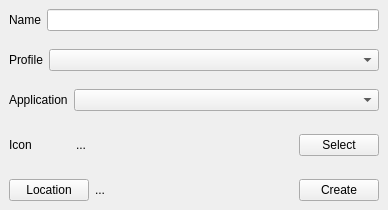
<?xml version="1.0" encoding="UTF-8"?>
<ui version="4.0">
 <class>Form</class>
 <widget class="QWidget" name="Form">
  <property name="geometry">
   <rect>
    <x>0</x>
    <y>0</y>
    <width>388</width>
    <height>205</height>
   </rect>
  </property>
  <property name="windowTitle">
   <string>Form</string>
  </property>
  <layout class="QVBoxLayout" name="verticalLayout">
   <property name="spacing">
    <number>0</number>
   </property>
   <property name="leftMargin">
    <number>0</number>
   </property>
   <property name="topMargin">
    <number>0</number>
   </property>
   <property name="rightMargin">
    <number>0</number>
   </property>
   <property name="bottomMargin">
    <number>0</number>
   </property>
   <item>
    <widget class="QWidget" name="widget_3" native="true">
     <layout class="QHBoxLayout" name="horizontalLayout">
      <item>
       <widget class="QLabel" name="label">
        <property name="text">
         <string>Name</string>
        </property>
       </widget>
      </item>
      <item>
       <widget class="QLineEdit" name="txtName"/>
      </item>
     </layout>
    </widget>
   </item>
   <item>
    <widget class="QWidget" name="widget" native="true">
     <layout class="QHBoxLayout" name="horizontalLayout_2">
      <item>
       <widget class="QLabel" name="label_2">
        <property name="sizePolicy">
         <sizepolicy hsizetype="Maximum" vsizetype="Preferred">
          <horstretch>0</horstretch>
          <verstretch>0</verstretch>
         </sizepolicy>
        </property>
        <property name="text">
         <string>Profile</string>
        </property>
       </widget>
      </item>
      <item>
       <widget class="QComboBox" name="ddlProfile"/>
      </item>
     </layout>
    </widget>
   </item>
   <item>
    <widget class="QWidget" name="widget_4" native="true">
     <layout class="QHBoxLayout" name="horizontalLayout_3">
      <item>
       <widget class="QLabel" name="label_3">
        <property name="sizePolicy">
         <sizepolicy hsizetype="Maximum" vsizetype="Preferred">
          <horstretch>0</horstretch>
          <verstretch>0</verstretch>
         </sizepolicy>
        </property>
        <property name="text">
         <string>Application</string>
        </property>
       </widget>
      </item>
      <item>
       <widget class="QComboBox" name="ddlApplication"/>
      </item>
     </layout>
    </widget>
   </item>
   <item>
    <widget class="QWidget" name="widget_2" native="true">
     <layout class="QHBoxLayout" name="horizontalLayout_4">
      <item>
       <widget class="QLabel" name="label_4">
        <property name="sizePolicy">
         <sizepolicy hsizetype="Maximum" vsizetype="Preferred">
          <horstretch>0</horstretch>
          <verstretch>0</verstretch>
         </sizepolicy>
        </property>
        <property name="text">
         <string>Icon</string>
        </property>
       </widget>
      </item>
      <item>
       <widget class="QLabel" name="imgIcon">
        <property name="minimumSize">
         <size>
          <width>32</width>
          <height>32</height>
         </size>
        </property>
        <property name="maximumSize">
         <size>
          <width>32</width>
          <height>32</height>
         </size>
        </property>
        <property name="text">
         <string/>
        </property>
       </widget>
      </item>
      <item>
       <widget class="QLabel" name="lblIconPath">
        <property name="text">
         <string>...</string>
        </property>
       </widget>
      </item>
      <item>
       <widget class="QPushButton" name="btnIconPath">
        <property name="sizePolicy">
         <sizepolicy hsizetype="Maximum" vsizetype="Fixed">
          <horstretch>0</horstretch>
          <verstretch>0</verstretch>
         </sizepolicy>
        </property>
        <property name="text">
         <string>Select</string>
        </property>
       </widget>
      </item>
     </layout>
    </widget>
   </item>
   <item>
    <widget class="QWidget" name="widget_5" native="true">
     <layout class="QHBoxLayout" name="horizontalLayout_5">
      <item>
       <widget class="QPushButton" name="btnLocation">
        <property name="sizePolicy">
         <sizepolicy hsizetype="Maximum" vsizetype="Fixed">
          <horstretch>0</horstretch>
          <verstretch>0</verstretch>
         </sizepolicy>
        </property>
        <property name="text">
         <string>Location</string>
        </property>
       </widget>
      </item>
      <item>
       <widget class="QLabel" name="lblLocation">
        <property name="text">
         <string>...</string>
        </property>
       </widget>
      </item>
      <item>
       <widget class="QPushButton" name="btnCreate">
        <property name="sizePolicy">
         <sizepolicy hsizetype="Maximum" vsizetype="Fixed">
          <horstretch>0</horstretch>
          <verstretch>0</verstretch>
         </sizepolicy>
        </property>
        <property name="text">
         <string>Create</string>
        </property>
       </widget>
      </item>
     </layout>
    </widget>
   </item>
  </layout>
 </widget>
 <resources/>
 <connections/>
</ui>
